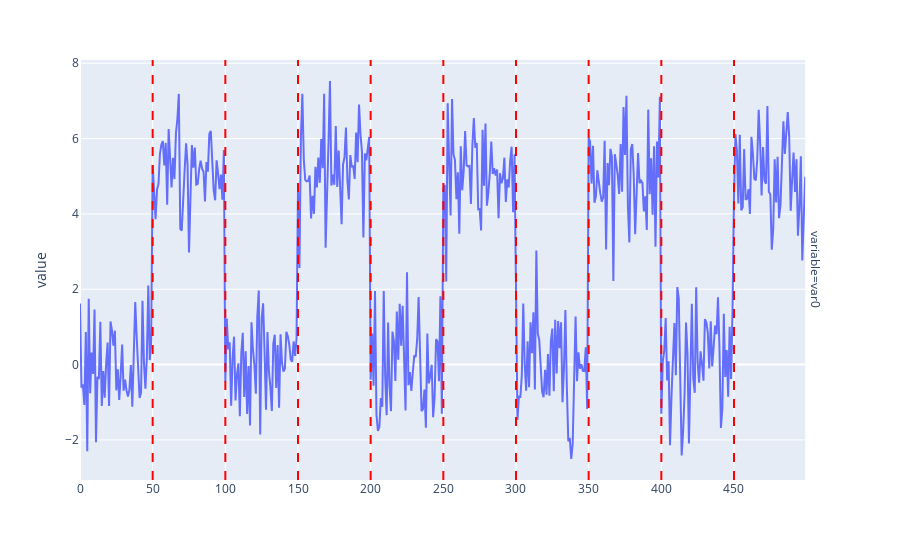

Source (notebook cell):
### Markdown cell above
### Example of change detection
**Change detection** - identify points in time series where properties of the data changes.

"Change" or "change point" detection are used interchangeably.

### Code cell
from skchange.datasets.generate import generate_alternating_data
from utils import plot_multivariate_time_series, add_changepoint_vlines

from skchange.change_detectors.moving_window import MovingWindow

df = generate_alternating_data(n_segments=10, segment_length=50, mean=5, random_state=1)

detector = MovingWindow(bandwidth=30)  # 1) Instantiate
detector.fit(df)                       # 2) Fit to training data
cpts = detector.predict(df)            # 3) Predict changepoints

cpt_fig = plot_multivariate_time_series(df)
cpt_fig = add_changepoint_vlines(cpt_fig, cpts)
cpt_fig.update_layout(showlegend=False, xaxis_title=None).show()

### Figure 1 — Plotly figure (JSON) as saved in the notebook; plotly's stock layout.template omitted (floating-point values rounded to 4 significant figures; data arrays with more than 128 entries replaced by an {"elided": "..."} marker saying what was removed)
{"data": [{"hovertemplate": "variable=var0<br>index=%{x}<br>value=%{y}<extra></extra>", "legendgroup": "", "line": {"color": "#636efa", "dash": "solid"}, "marker": {"symbol": "circle"}, "mode": "lines", "name": "", "orientation": "v", "showlegend": false, "type": "scatter", "x": {"elided": "500 int values"}, "xaxis": "x", "y": {"elided": "500 float values"}, "yaxis": "y"}], "layout": {"annotations": [{"showarrow": false, "text": "variable=var0", "textangle": 90, "x": 0.98, "xanchor": "left", "xref": "paper", "y": 0.5, "yanchor": "middle", "yref": "paper"}], "legend": {"tracegroupgap": 0}, "margin": {"t": 60}, "shapes": [{"line": {"color": "red", "dash": "dash"}, "type": "line", "x0": 50, "x1": 50, "xref": "x", "y0": 0, "y1": 1, "yref": "y domain"}, {"line": {"color": "red", "dash": "dash"}, "type": "line", "x0": 100, "x1": 100, "xref": "x", "y0": 0, "y1": 1, "yref": "y domain"}, {"line": {"color": "red", "dash": "dash"}, "type": "line", "x0": 150, "x1": 150, "xref": "x", "y0": 0, "y1": 1, "yref": "y domain"}, {"line": {"color": "red", "dash": "dash"}, "type": "line", "x0": 200, "x1": 200, "xref": "x", "y0": 0, "y1": 1, "yref": "y domain"}, {"line": {"color": "red", "dash": "dash"}, "type": "line", "x0": 250, "x1": 250, "xref": "x", "y0": 0, "y1": 1, "yref": "y domain"}, {"line": {"color": "red", "dash": "dash"}, "type": "line", "x0": 300, "x1": 300, "xref": "x", "y0": 0, "y1": 1, "yref": "y domain"}, {"line": {"color": "red", "dash": "dash"}, "type": "line", "x0": 350, "x1": 350, "xref": "x", "y0": 0, "y1": 1, "yref": "y domain"}, {"line": {"color": "red", "dash": "dash"}, "type": "line", "x0": 400, "x1": 400, "xref": "x", "y0": 0, "y1": 1, "yref": "y domain"}, {"line": {"color": "red", "dash": "dash"}, "type": "line", "x0": 450, "x1": 450, "xref": "x", "y0": 0, "y1": 1, "yref": "y domain"}], "showlegend": false, "xaxis": {"anchor": "y", "domain": [0, 0.98], "title": {}}, "yaxis": {"anchor": "x", "domain": [0, 1], "title": {"text": "value"}}}}
